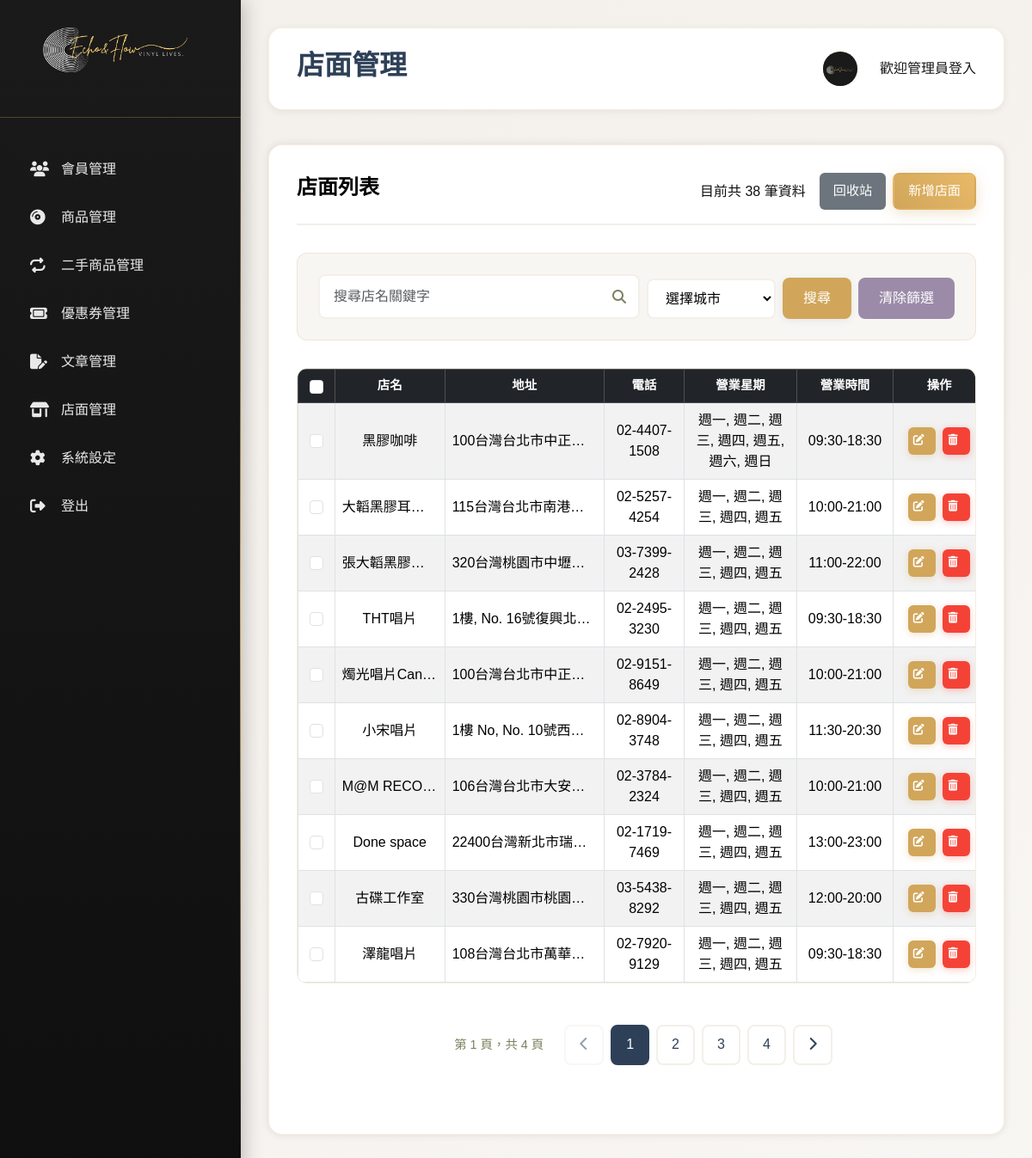
The app's page /vinyl_shop/index.php with its own data.
### tables this page shows
CREATE TABLE `branch` (
  `id` int(11) NOT NULL,
  `name` varchar(255) NOT NULL,
  `address` text DEFAULT NULL,
  `phone` varchar(20) DEFAULT NULL,
  `weekdays` varchar(50) NOT NULL DEFAULT '1,2,3,4,5' COMMENT '營業星期，以逗號分隔，1-7代表週一到週日',
  `business_hours` varchar(100) DEFAULT NULL,
  `latitude` decimal(9,6) DEFAULT NULL,
  `longitude` decimal(9,6) DEFAULT NULL,
  `is_deleted` tinyint(1) NOT NULL DEFAULT 0 COMMENT '是否以刪除',
  `deleted_at` datetime DEFAULT NULL COMMENT '刪除時間'
);

### vinyl_shop/index.php (the view, shortened to what this page needs)
<?php
require_once "../vinyl_shop/connect.php";
include "../template_top.php";
include "../template_main.php";
$searchTitle = $_GET["titleKeyword"] ?? "";
$selectedDistrict = $_GET["district"] ?? "";
$perPage = 10;
$page = intval($_GET["page"] ?? 1);
$pageStart = ($page - 1) * $perPage;
$whereConditions = ["deleted_at IS NULL"];
$whereClause = implode(" AND ", $whereConditions);
$sqlCount = "SELECT COUNT(*) as total FROM branch WHERE " . $whereClause;
$stmtCount = $pdo->prepare($sqlCount);
$stmtCount->execute();
$totalCount = $stmtCount->fetch(PDO::FETCH_ASSOC)['total'];
$totalPages = ceil($totalCount / $perPage);
$sql = "SELECT * FROM branch WHERE " . $whereClause . " LIMIT :limit OFFSET :offset";
try {
    $stmt = $pdo->prepare($sql);
    $stmt->bindValue(':limit', $perPage, PDO::PARAM_INT);
    $stmt->bindValue(':offset', $pageStart, PDO::PARAM_INT);
    $stmt->execute();
    $result = $stmt->fetchAll(PDO::FETCH_ASSOC);
} catch (PDOException $e) {
    echo "錯誤: " . $e->getMessage();
    exit;
}
?>
    <div class="content-section">
        <div class="section-header d-flex justify-content-between align-items-center">
            <h3 class="section-title">店面列表</h3>
            <span class="ms-auto">目前共 <?= $totalCount ?> 筆資料
            <?php if (!empty($searchTitle) || !empty($selectedDistrict)): ?>
                (已篩選)
            <?php endif; ?></span>
            <div class="d-flex gap-2">
                <a href="/vinyl_shop/trash.php" class="btn btn-secondary">回收站</a>
                <a href="/vinyl_shop/form.php" class="btn btn-primary">新增店面</a>
            </div>
        </div>
            <div class="controls-section d-flex align-items-end flex-wrap gap-2">
                <div class="search-box flex-grow-1">
                    <input name="titleKeyword" type="text" class="form-control" placeholder="搜尋店名關鍵字" value="<?= htmlspecialchars($_GET['titleKeyword'] ?? '') ?>">
                    <i class="fas fa-search"></i>
                </div>
                <div class="filter-group">
                    <select name="district" style="width: 150px;">
                        <option value="">選擇城市</option>
                    </select>
                </div>
                <button type="button" class="accept-filters" id="vinylShopSearchBtn">搜尋</button>
                <a href="index.php" class="clear-filters">清除篩選</a>
            </div>
           <div class="table-container table-responsive">
            <table class="table table-bordered table-striped align-middle ">
                <thead class="table-dark">
                    <tr>
                        <th style="width: 50px;">
                            <input type="checkbox" class="form-check-input" id="selectAll">
                        </th>
                        <th style="width: 200px;">店名</th>
                        <th style="width: 300px;">地址</th>
                        <th style="width: 120px;">電話</th>
                        <th style="width: 200px;">營業星期</th>
                        <th style="width: 150px;">營業時間</th>
                        <th style="width: 120px;">操作</th>
                    </tr>
                </thead>
                <tbody>
                    <?php foreach ($result as $index => $branch): ?>
                    <tr>
                        <td>
                            <input type="checkbox" class="form-check-input branch-checkbox" value="<?=$branch["id"]?>">
                        </td>
                        <td style="width: 200px;" class="text-truncate" title="<?=$branch["name"]?>"><?=$branch["name"]?></td>
                        <td style="width: 300px;" class="text-truncate" title="<?=$branch["address"]?>"><?=$branch["address"]?></td>
                        <td style="width: 120px;"><?=$branch["phone"]?></td>
                        <td style="width: 200px;">
                        <?php
                        $weekdays = explode(',', $branch['weekdays']);
                        $weekdayNames = [
                            '1' => '週一',
                            '2' => '週二',
                            '3' => '週三',
                            '4' => '週四',
                            '5' => '週五',
                            '6' => '週六',
                            '7' => '週日'
                        ];
                        $displayWeekdays = array_map(function($day) use ($weekdayNames) {
                            return $weekdayNames[$day] ?? $day;
                        }, $weekdays);
                        echo implode(', ', $displayWeekdays);
                        ?>
                    </td>
                    <td style="width: 150px;"><?=$branch["business_hours"]?></td>
                        <td style="width: 120px;">
                        <div class="action-buttons">
                                <a href="/vinyl_shop/form.php?id=<?=$branch["id"]?>" class="btn btn-sm btn-warning" title="修改"><i class="fas fa-edit"></i></a>
                                <a href="#" class="btn btn-sm btn-danger delete-btn" data-id="<?=$branch["id"]?>" title="刪除"><i class="fas fa-trash-alt"></i></a>
                            </div>
                        </td>
                    </tr>
                    <?php endforeach; ?>
                </tbody>
            </table>
        </div>
                <?php if ($totalPages > 1): ?>
        <div class="pagination">
            <div class="pagination-info">
                第 <?= $page ?> 頁，共 <?= $totalPages ?> 頁
            </div>
            <?php if ($page > 1): ?>
                <button class="pagination-btn" onclick="window.location.href='?page=<?= $page-1 ?><?= !empty($searchTitle) ? '&titleKeyword=' . urlencode($searchTitle) : '' ?><?= !empty($selectedDistrict) ? '&district=' . urlencode($selectedDistrict) : '' ?>'">
                    <i class="fas fa-chevron-left"></i>
                </button>
            <?php else: ?>
                <button class="pagination-btn" disabled>
                    <i class="fas fa-chevron-left"></i>
                </button>
            <?php endif; ?>
            <?php
            $startPage = max(1, $page - 2);
            $endPage = min($totalPages, $page + 2);
            for ($i = $startPage; $i <= $endPage; $i++): ?>
                <button class="pagination-btn <?= $i == $page ? 'active' : '' ?>"
                        onclick="window.location.href='?page=<?= $i ?><?= !empty($searchTitle) ? '&titleKeyword=' . urlencode($searchTitle) : '' ?><?= !empty($selectedDistrict) ? '&district=' . urlencode($selectedDistrict) : '' ?>'">
                    <?= $i ?>
                </button>
            <?php endfor;
            if ($endPage < $totalPages) {
                echo '<button class="pagination-btn" onclick="window.location.href=\'?page=' . $totalPages . (!empty($searchTitle) ? '&titleKeyword=' . urlencode($searchTitle) : '') . (!empty($selectedDistrict) ? '&district=' . urlencode($selectedDistrict) : '') . '\'">' . $totalPages . '</button>';
            }
            ?>
            <?php if ($page < $totalPages): ?>
                <button class="pagination-btn" onclick="window.location.href='?page=<?= $page+1 ?><?= !empty($searchTitle) ? '&titleKeyword=' . urlencode($searchTitle) : '' ?><?= !empty($selectedDistrict) ? '&district=' . urlencode($selectedDistrict) : '' ?>'">
                    <i class="fas fa-chevron-right"></i>
                </button>
            <?php else: ?>
                <button class="pagination-btn" disabled>
                    <i class="fas fa-chevron-right"></i>
                </button>
            <?php endif; ?>
        </div>
        <?php endif; ?>
    </div>
<?php
include "../template_btm.php";
?>

### css/vinyl_shop.css (style rules this page uses)
.text-truncate { max-width: 0; overflow: hidden; text-overflow: ellipsis; white-space: nowrap; }
.table td { vertical-align: middle; }
.table th { vertical-align: middle; }
.table-container { margin-bottom: 1rem; }
.action-buttons { display: flex; gap: 0.5rem; justify-content: center; }
.table { margin-bottom: 0; }
.accept-filters { padding: 0.75rem 1.5rem; font-size: 1rem; border-radius: 8px; font-weight: 500; border: none; box-shadow: var(--shadow-light); background-color: var(--warm-brass); color: #fff; transition: background-color 0.2s, color 0.2s; }
.clear-filters { text-decoration: none; }

### records on screen
branch: name "黑膠咖啡", address "100台灣台北市中正…", phone "02-4407-1508", weekdays "週一, 週二, 週三, 週四, 週五, 週六, 週日", business_hours "09:30-18:30"
branch: name "大韜黑膠耳…", address "115台灣台北市南港…", phone "02-5257-4254", weekdays "週一, 週二, 週三, 週四, 週五", business_hours "10:00-21:00"
branch: name "張大韜黑膠…", address "320台灣桃園市中壢…", phone "03-7399-2428", weekdays "週一, 週二, 週三, 週四, 週五", business_hours "11:00-22:00"
branch: name "THT唱片", address "1樓, No. 16號復興北…", phone "02-2495-3230", weekdays "週一, 週二, 週三, 週四, 週五", business_hours "09:30-18:30"
branch: name "燭光唱片Can…", address "100台灣台北市中正…", phone "02-9151-8649", weekdays "週一, 週二, 週三, 週四, 週五", business_hours "10:00-21:00"
branch: name "小宋唱片", address "1樓 No, No. 10號西…", phone "02-8904-3748", weekdays "週一, 週二, 週三, 週四, 週五", business_hours "11:30-20:30"
branch: name "M@M RECO…", address "106台灣台北市大安…", phone "02-3784-2324", weekdays "週一, 週二, 週三, 週四, 週五", business_hours "10:00-21:00"
branch: name "Done space", address "22400台灣新北市瑞…", phone "02-1719-7469", weekdays "週一, 週二, 週三, 週四, 週五", business_hours "13:00-23:00"
branch: name "古碟工作室", address "330台灣桃園市桃園…", phone "03-5438-8292", weekdays "週一, 週二, 週三, 週四, 週五", business_hours "12:00-20:00"
branch: name "澤龍唱片", address "108台灣台北市萬華…", phone "02-7920-9129", weekdays "週一, 週二, 週三, 週四, 週五", business_hours "09:30-18:30"

### other values on screen
$item['label'] "會員管理"
$item['label'] "商品管理"
$item['label'] "二手商品管理"
$item['label'] "優惠券管理"
$item['label'] "文章管理"
$item['label'] "店面管理"
$item['label'] "系統設定"
$item['label'] "登出"
$pageTitle "店面管理"
$totalCount "38"
$page "1"
$totalPages "4"
